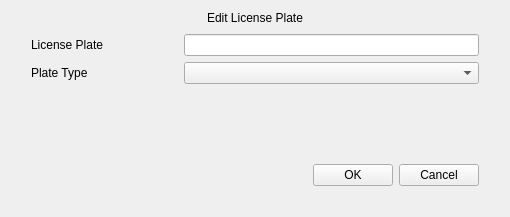
<?xml version="1.0" encoding="UTF-8"?>
<ui version="4.0">
 <class>LicensePlateEdit</class>
 <widget class="QWidget" name="LicensePlateEdit">
  <property name="geometry">
   <rect>
    <x>0</x>
    <y>0</y>
    <width>510</width>
    <height>217</height>
   </rect>
  </property>
  <property name="windowTitle">
   <string>Dialog</string>
  </property>
  <layout class="QVBoxLayout" name="verticalLayout">
   <property name="spacing">
    <number>0</number>
   </property>
   <item>
    <widget class="QLabel" name="label_title">
     <property name="text">
      <string>Edit License Plate</string>
     </property>
     <property name="alignment">
      <set>Qt::AlignCenter</set>
     </property>
    </widget>
   </item>
   <item>
    <widget class="QWidget" name="widget_background" native="true">
     <property name="sizePolicy">
      <sizepolicy hsizetype="Preferred" vsizetype="Expanding">
       <horstretch>0</horstretch>
       <verstretch>0</verstretch>
      </sizepolicy>
     </property>
     <property name="focusPolicy">
      <enum>Qt::StrongFocus</enum>
     </property>
     <layout class="QVBoxLayout" name="verticalLayout_2">
      <property name="leftMargin">
       <number>20</number>
      </property>
      <property name="rightMargin">
       <number>20</number>
      </property>
      <property name="bottomMargin">
       <number>20</number>
      </property>
      <item>
       <layout class="QGridLayout" name="gridLayout">
        <item row="0" column="1">
         <widget class="MyLineEdit" name="lineEdit_licensePlate">
          <property name="sizePolicy">
           <sizepolicy hsizetype="Expanding" vsizetype="Fixed">
            <horstretch>2</horstretch>
            <verstretch>0</verstretch>
           </sizepolicy>
          </property>
          <property name="maxLength">
           <number>64</number>
          </property>
         </widget>
        </item>
        <item row="0" column="0">
         <widget class="QLabel" name="label_licensePlate">
          <property name="sizePolicy">
           <sizepolicy hsizetype="Preferred" vsizetype="Preferred">
            <horstretch>1</horstretch>
            <verstretch>0</verstretch>
           </sizepolicy>
          </property>
          <property name="text">
           <string>License Plate</string>
          </property>
         </widget>
        </item>
        <item row="1" column="0">
         <widget class="QLabel" name="label_plateType">
          <property name="sizePolicy">
           <sizepolicy hsizetype="Preferred" vsizetype="Preferred">
            <horstretch>1</horstretch>
            <verstretch>0</verstretch>
           </sizepolicy>
          </property>
          <property name="text">
           <string>Plate Type</string>
          </property>
         </widget>
        </item>
        <item row="1" column="1">
         <widget class="ComboBox" name="comboBox_plateType"/>
        </item>
       </layout>
      </item>
      <item>
       <spacer name="verticalSpacer">
        <property name="orientation">
         <enum>Qt::Vertical</enum>
        </property>
        <property name="sizeHint" stdset="0">
         <size>
          <width>20</width>
          <height>59</height>
         </size>
        </property>
       </spacer>
      </item>
      <item>
       <layout class="QHBoxLayout" name="horizontalLayout_2">
        <item>
         <spacer name="horizontalSpacer">
          <property name="orientation">
           <enum>Qt::Horizontal</enum>
          </property>
          <property name="sizeHint" stdset="0">
           <size>
            <width>40</width>
            <height>20</height>
           </size>
          </property>
         </spacer>
        </item>
        <item>
         <widget class="QPushButton" name="pushButton_ok">
          <property name="text">
           <string>OK</string>
          </property>
         </widget>
        </item>
        <item>
         <widget class="QPushButton" name="pushButton_cancel">
          <property name="text">
           <string>Cancel</string>
          </property>
         </widget>
        </item>
       </layout>
      </item>
     </layout>
    </widget>
   </item>
  </layout>
 </widget>
 <customwidgets>
  <customwidget>
   <class>ComboBox</class>
   <extends>QComboBox</extends>
   <header>combobox.h</header>
  </customwidget>
  <customwidget>
   <class>MyLineEdit</class>
   <extends>QLineEdit</extends>
   <header>mylineedit.h</header>
  </customwidget>
 </customwidgets>
 <resources/>
 <connections/>
</ui>
